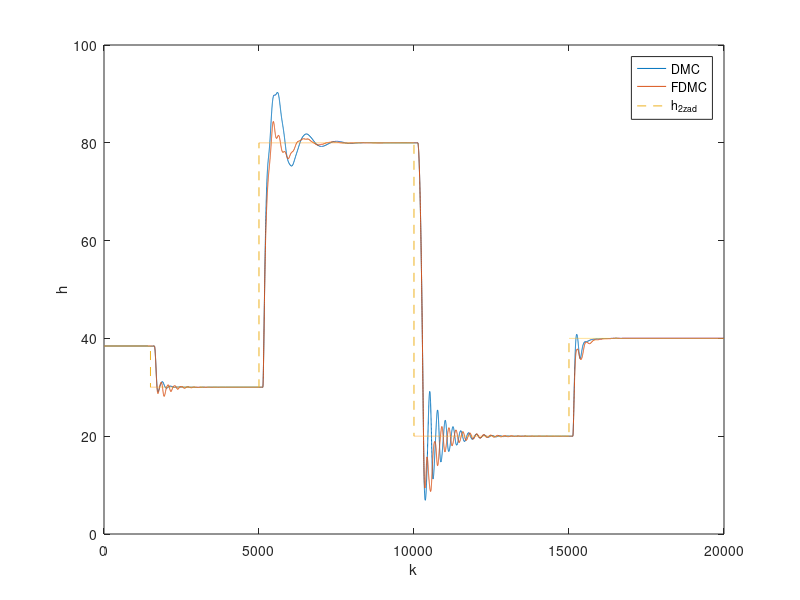

MATLAB code for this plot: (Note: this script raises an error after producing the figure.)

generate = false;


if generate
clear all
addpath("../Part_1")
addpath("../Part_1/Odp_skok")
addpath("../Part_2")
addpath("../Part_2/Do_porownania")

DMC
save("Do_porownania\DMC.mat", "h2","F1in","error");
clear all

FDMC_v2
save("Do_porownania\FDMC.mat", "h2","F1in","err_sum");
clear all

end

ks = 1500;
kp = 1402;
kk = 20000;

yzad(1:ks)=38.44; 
yzad(ks:5000)=30;
yzad(5000:10000)=80;
yzad(10000:15000)=20;
yzad(15000:20000)=40;

draws = true;

DMCv = load("Do_porownania/DMC.mat");
FDMCv = load("Do_porownania/FDMC.mat");

if draws
iteracja = 0:1:kk-1;
%Plot wyjście
figure;
stairs(iteracja, DMCv.h2)
hold on;
stairs(iteracja, FDMCv.h2)
stairs(iteracja, yzad,"--");
hold off;
xlabel('k'); ylabel("h");
legend("DMC","FDMC","h_2_z_a_d")
title("Regulaotr DMC, error = " + DMCv.error + newline +"Regulator FDMC, error = " + FDMCv.err_sum )
% exportgraphics(gca,'DMC_rozm_zmiana_wart.pdf')

%Plot sterowanie
figure;
stairs(iteracja, DMCv.F1in)
hold on
stairs(iteracja, FDMCv.F1in)
legend("DMC","FDMC")
xlabel('k'); ylabel("F_1_i_n");
title("Sterowanie regulaotrów")
% exportgraphics(gca,'DMC_rozm_zmiana_ster.pdf')
end